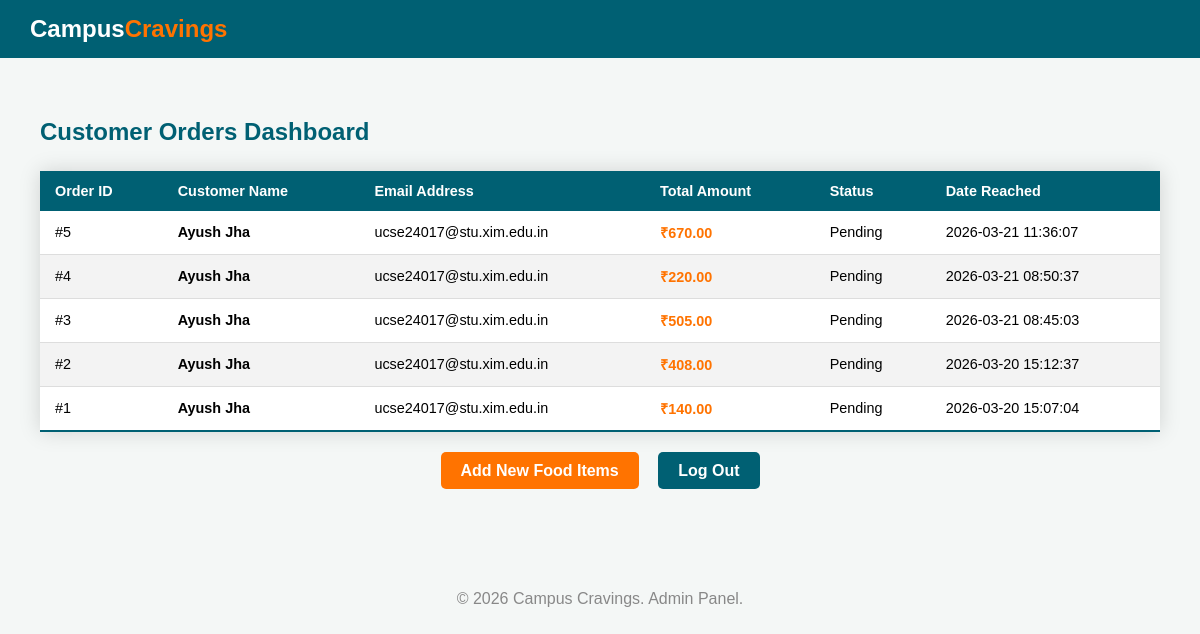
Screenshot of /php/view_orders.php with the database file from the repository.
### tables this page shows
CREATE TABLE `orders` (
  `id` int(11) NOT NULL AUTO_INCREMENT,
  `user_id` int(11) DEFAULT NULL,
  `restaurant_id` int(11) DEFAULT NULL,
  `total_amount` decimal(10,2) NOT NULL,
  `status` enum('Pending','Preparing','Out for Delivery','Delivered','Cancelled') DEFAULT 'Pending',
  `order_date` timestamp NOT NULL DEFAULT CURRENT_TIMESTAMP,
  PRIMARY KEY (`id`),
  KEY `user_id` (`user_id`),
  KEY `restaurant_id` (`restaurant_id`),
  CONSTRAINT `orders_fk_user` FOREIGN KEY (`user_id`) REFERENCES `users` (`id`) ON DELETE CASCADE,
  CONSTRAINT `orders_fk_restaurant` FOREIGN KEY (`restaurant_id`) REFERENCES `restaurants` (`id`) ON DELETE SET NULL
);

CREATE TABLE `users` (
  `id` int(11) NOT NULL AUTO_INCREMENT,
  `name` varchar(100) NOT NULL,
  `email` varchar(100) NOT NULL,
  `course` varchar(100) DEFAULT NULL,
  `rollno` varchar(50) DEFAULT NULL,
  `password` varchar(255) NOT NULL,
  `role` enum('student','restaurant','admin') DEFAULT 'student',
  `phone` varchar(20) DEFAULT NULL,
  `created_at` timestamp NOT NULL DEFAULT CURRENT_TIMESTAMP,
  `profile_picture` varchar(255) DEFAULT 'default.jpeg',
  PRIMARY KEY (`id`),
  UNIQUE KEY `email` (`email`)
);

### php/view_orders.php (the view, shortened to what this page needs)
<?php
include 'db_connect.php';
?>
<!DOCTYPE html>
<html lang="en">
<head>
    <link rel="stylesheet" href="../css/style.css">
</head>
<body>
    <div class="header-top">
        <a href="../home.php" class="logo">
            <span class="campus">Campus</span><span class="cravings">Cravings</span>
        </a>
    </div>
    <div class="container">
        <h2 style="color: #006073; margin-bottom: 20px;">Customer Orders Dashboard</h2>
        <table class="styled-table">
            <thead>
                <tr>
                    <th>Order ID</th>
                    <th>Customer Name</th>
                    <th>Email Address</th>
                    <th>Total Amount</th>
                    <th>Status</th>
                    <th>Date Reached</th>
                </tr>
            </thead>
            <tbody>
                <?php
                $sql = "SELECT o.*, u.name as customer_name, u.email as customer_email
                        FROM orders o
                        JOIN users u ON o.user_id = u.id
                        ORDER BY o.order_date DESC";
                $result = mysqli_query($conn, $sql);
                if (mysqli_num_rows($result) > 0) {
                    while($row = mysqli_fetch_assoc($result)) {
                        echo "<tr>";
                        echo "<td>#" . $row["id"] . "</td>";
                        echo "<td><strong>" . htmlspecialchars($row["customer_name"]) . "</strong></td>";
                        echo "<td>" . htmlspecialchars($row["customer_email"]) . "</td>";
                        echo "<td style='color:#FF7300; font-weight:bold;'>₹" . $row["total_amount"] . "</td>";
                        echo "<td>" . $row["status"] . "</td>";
                        echo "<td>" . $row["order_date"] . "</td>";
                        echo "</tr>";
                    }
                } else {
                    echo "<tr><td colspan='6' style='text-align:center;'>No customer orders found yet.</td></tr>";
                }
                ?>
            </tbody>
        </table>
        <div style="text-align: center; margin-top: 30px;">
            <a href="add_food.php" class="btn-primary" style="margin-right: 15px;">Add New Food Items</a>
            <a href="../login.php" class="btn-secondary">Log Out</a>
        </div>
    </div>
    <div class="footer">
        &copy; 2026 Campus Cravings. Admin Panel.
    </div>
</body>
</html>

### css/style.css (style rules this page uses)
body { font-family: 'Outfit', sans-serif; background-color: #f4f7f6; margin: 0; padding: 0; }
.header-top { background-color: #006073; padding: 15px 30px; display: flex; justify-content: space-between; align-items: center; }
.logo { text-decoration: none; font-size: 24px; font-weight: bold; }
.campus { color: #ffffff; }
.cravings { color: #FF7300; }
.container { padding: 40px; max-width: 1200px; margin: 0 auto; }
.styled-table { width: 100%; border-collapse: collapse; margin: 25px 0; font-size: 0.9em; min-width: 400px; box-shadow: 0 0 20px rgba(0, 0, 0, 0.15); background-color: #ffffff; }
.styled-table th { background-color: #006073; color: #ffffff; text-align: left; padding: 12px 15px; }
.styled-table td { padding: 12px 15px; border-bottom: 1px solid #dddddd; }
.styled-table tbody tr:nth-of-type(even) { background-color: #f3f3f3; }
.styled-table tbody tr:last-of-type { border-bottom: 2px solid #006073; }
.btn-primary, .btn-secondary { padding: 10px 20px; text-decoration: none; border-radius: 5px; font-weight: bold; }
.btn-primary { background-color: #FF7300; color: white; }
.btn-secondary { background-color: #006073; color: white; }
.footer { text-align: center; padding: 20px; color: #888; margin-top: 50px; }

### rows the page displays
orders: id "5", user.name "Ayush Jha", user.email "ucse24017@stu.xim.edu.in", total_amount "670.00", status "Pending", order_date "2026-03-21 11:36:07"
orders: id "4", user.name "Ayush Jha", user.email "ucse24017@stu.xim.edu.in", total_amount "220.00", status "Pending", order_date "2026-03-21 08:50:37"
orders: id "3", user.name "Ayush Jha", user.email "ucse24017@stu.xim.edu.in", total_amount "505.00", status "Pending", order_date "2026-03-21 08:45:03"
orders: id "2", user.name "Ayush Jha", user.email "ucse24017@stu.xim.edu.in", total_amount "408.00", status "Pending", order_date "2026-03-20 15:12:37"
orders: id "1", user.name "Ayush Jha", user.email "ucse24017@stu.xim.edu.in", total_amount "140.00", status "Pending", order_date "2026-03-20 15:07:04"
